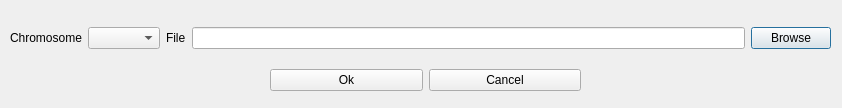
<?xml version="1.0" encoding="UTF-8"?>
<ui version="4.0">
 <class>BaseCoverageDialog</class>
 <widget class="QDialog" name="BaseCoverageDialog">
  <property name="geometry">
   <rect>
    <x>0</x>
    <y>0</y>
    <width>842</width>
    <height>108</height>
   </rect>
  </property>
  <property name="windowTitle">
   <string>SVAMP : Base-Level Coverage</string>
  </property>
  <widget class="QWidget" name="horizontalLayoutWidget">
   <property name="geometry">
    <rect>
     <x>10</x>
     <y>10</y>
     <width>821</width>
     <height>56</height>
    </rect>
   </property>
   <layout class="QHBoxLayout" name="horizontalLayout">
    <item>
     <widget class="QLabel" name="label">
      <property name="text">
       <string>Chromosome</string>
      </property>
     </widget>
    </item>
    <item>
     <widget class="QComboBox" name="chromComboBox"/>
    </item>
    <item>
     <widget class="QLabel" name="label_3">
      <property name="text">
       <string>File</string>
      </property>
     </widget>
    </item>
    <item>
     <layout class="QVBoxLayout" name="verticalLayout">
      <item>
       <widget class="QLineEdit" name="coverageFile1Line"/>
      </item>
     </layout>
    </item>
    <item>
     <layout class="QVBoxLayout" name="verticalLayout_3">
      <item>
       <widget class="QPushButton" name="browseButton1">
        <property name="text">
         <string>Browse</string>
        </property>
       </widget>
      </item>
     </layout>
    </item>
   </layout>
  </widget>
  <widget class="QWidget" name="horizontalLayoutWidget_2">
   <property name="geometry">
    <rect>
     <x>270</x>
     <y>60</y>
     <width>311</width>
     <height>41</height>
    </rect>
   </property>
   <layout class="QHBoxLayout" name="horizontalLayout_2">
    <item>
     <widget class="QPushButton" name="okButton">
      <property name="text">
       <string>Ok</string>
      </property>
     </widget>
    </item>
    <item>
     <widget class="QPushButton" name="pushButton_2">
      <property name="text">
       <string>Cancel</string>
      </property>
     </widget>
    </item>
   </layout>
  </widget>
 </widget>
 <resources/>
 <connections/>
</ui>
